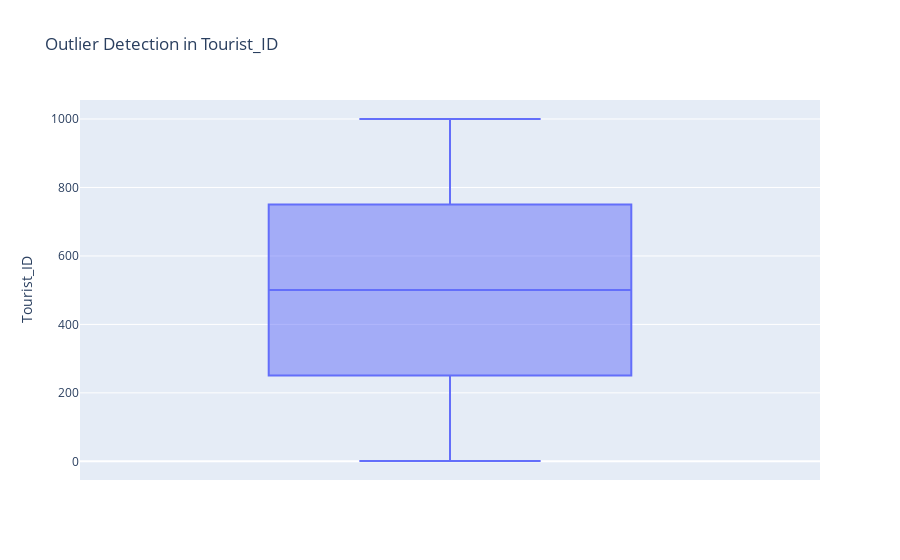
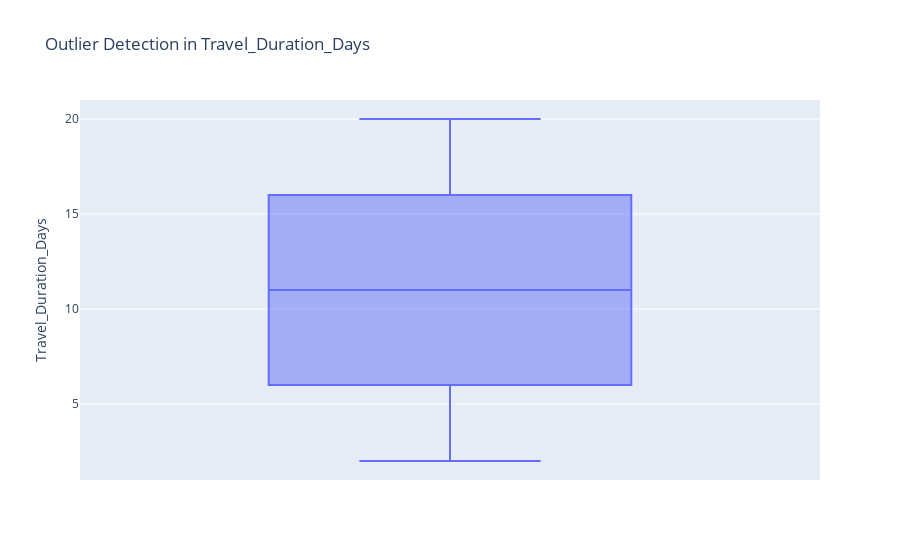
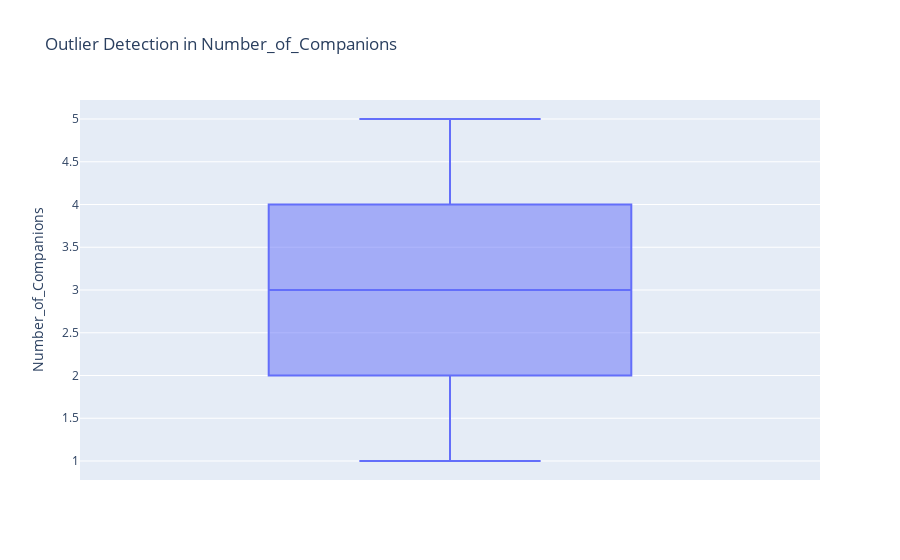
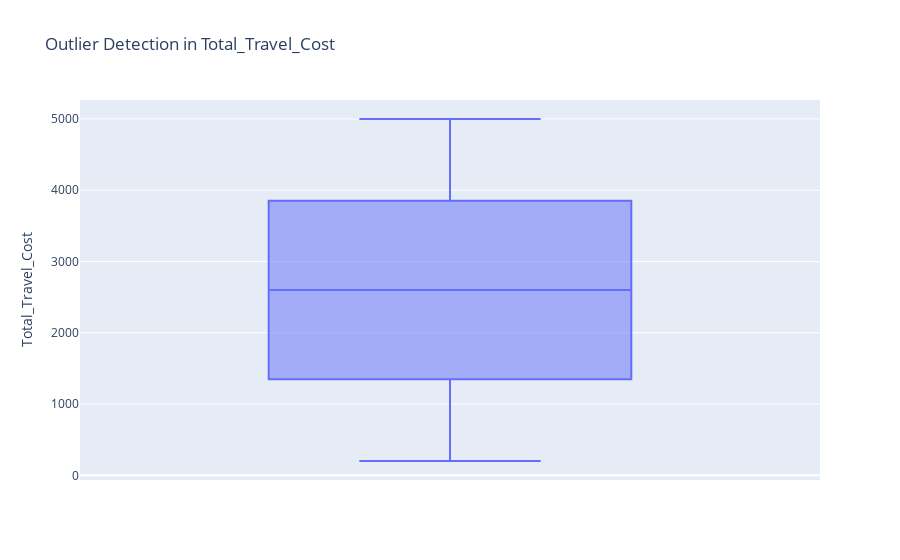

The code cell stored with these charts, in order, in its notebook:
### Code cell
import plotly.express as px

# Select numerical columns only
numerical_cols = df.select_dtypes(include=['number']).columns

# Store outlier counts
outlier_counts = {}

# Iterate through each numerical column
for col in numerical_cols:
    Q1 = df[col].quantile(0.25)
    Q3 = df[col].quantile(0.75)
    IQR = Q3 - Q1

    # Define outlier thresholds
    lower_bound = Q1 - 1.5 * IQR
    upper_bound = Q3 + 1.5 * IQR

    # Identify outliers
    outliers = df[(df[col] < lower_bound) | (df[col] > upper_bound)]
    outlier_counts[col] = outliers.shape[0]

    # Display box plot for each numerical column
    fig = px.box(df, y=col, title=f"Outlier Detection in {col}")
    fig.show()

# Print outlier summary
print("Outlier Counts per Column:")
print(outlier_counts)

### Figure 1 — Plotly figure (JSON) as saved in the notebook; plotly's stock layout.template omitted (floating-point values rounded to 4 significant figures; data arrays with more than 128 entries replaced by an {"elided": "..."} marker saying what was removed)
{"data": [{"alignmentgroup": "True", "hovertemplate": "Tourist_ID=%{y}<extra></extra>", "legendgroup": "", "marker": {"color": "#636efa"}, "name": "", "notched": false, "offsetgroup": "", "orientation": "v", "showlegend": false, "type": "box", "x0": " ", "xaxis": "x", "y": {"elided": "1000 int values"}, "y0": " ", "yaxis": "y"}], "layout": {"boxmode": "group", "legend": {"tracegroupgap": 0}, "title": {"text": "Outlier Detection in Tourist_ID"}, "xaxis": {"anchor": "y", "domain": [0, 1]}, "yaxis": {"anchor": "x", "domain": [0, 1], "title": {"text": "Tourist_ID"}}}}

### Figure 2 — Plotly figure (JSON) as saved in the notebook; plotly's stock layout.template omitted (floating-point values rounded to 4 significant figures; data arrays with more than 128 entries replaced by an {"elided": "..."} marker saying what was removed)
{"data": [{"alignmentgroup": "True", "hovertemplate": "Travel_Duration_Days=%{y}<extra></extra>", "legendgroup": "", "marker": {"color": "#636efa"}, "name": "", "notched": false, "offsetgroup": "", "orientation": "v", "showlegend": false, "type": "box", "x0": " ", "xaxis": "x", "y": {"elided": "1000 int values"}, "y0": " ", "yaxis": "y"}], "layout": {"boxmode": "group", "legend": {"tracegroupgap": 0}, "title": {"text": "Outlier Detection in Travel_Duration_Days"}, "xaxis": {"anchor": "y", "domain": [0, 1]}, "yaxis": {"anchor": "x", "domain": [0, 1], "title": {"text": "Travel_Duration_Days"}}}}

### Figure 3 — Plotly figure (JSON) as saved in the notebook; plotly's stock layout.template omitted (floating-point values rounded to 4 significant figures; data arrays with more than 128 entries replaced by an {"elided": "..."} marker saying what was removed)
{"data": [{"alignmentgroup": "True", "hovertemplate": "Number_of_Companions=%{y}<extra></extra>", "legendgroup": "", "marker": {"color": "#636efa"}, "name": "", "notched": false, "offsetgroup": "", "orientation": "v", "showlegend": false, "type": "box", "x0": " ", "xaxis": "x", "y": {"elided": "1000 int values"}, "y0": " ", "yaxis": "y"}], "layout": {"boxmode": "group", "legend": {"tracegroupgap": 0}, "title": {"text": "Outlier Detection in Number_of_Companions"}, "xaxis": {"anchor": "y", "domain": [0, 1]}, "yaxis": {"anchor": "x", "domain": [0, 1], "title": {"text": "Number_of_Companions"}}}}

### Figure 4 — Plotly figure (JSON) as saved in the notebook; plotly's stock layout.template omitted (floating-point values rounded to 4 significant figures; data arrays with more than 128 entries replaced by an {"elided": "..."} marker saying what was removed)
{"data": [{"alignmentgroup": "True", "hovertemplate": "Total_Travel_Cost=%{y}<extra></extra>", "legendgroup": "", "marker": {"color": "#636efa"}, "name": "", "notched": false, "offsetgroup": "", "orientation": "v", "showlegend": false, "type": "box", "x0": " ", "xaxis": "x", "y": {"elided": "1000 int values"}, "y0": " ", "yaxis": "y"}], "layout": {"boxmode": "group", "legend": {"tracegroupgap": 0}, "title": {"text": "Outlier Detection in Total_Travel_Cost"}, "xaxis": {"anchor": "y", "domain": [0, 1]}, "yaxis": {"anchor": "x", "domain": [0, 1], "title": {"text": "Total_Travel_Cost"}}}}
